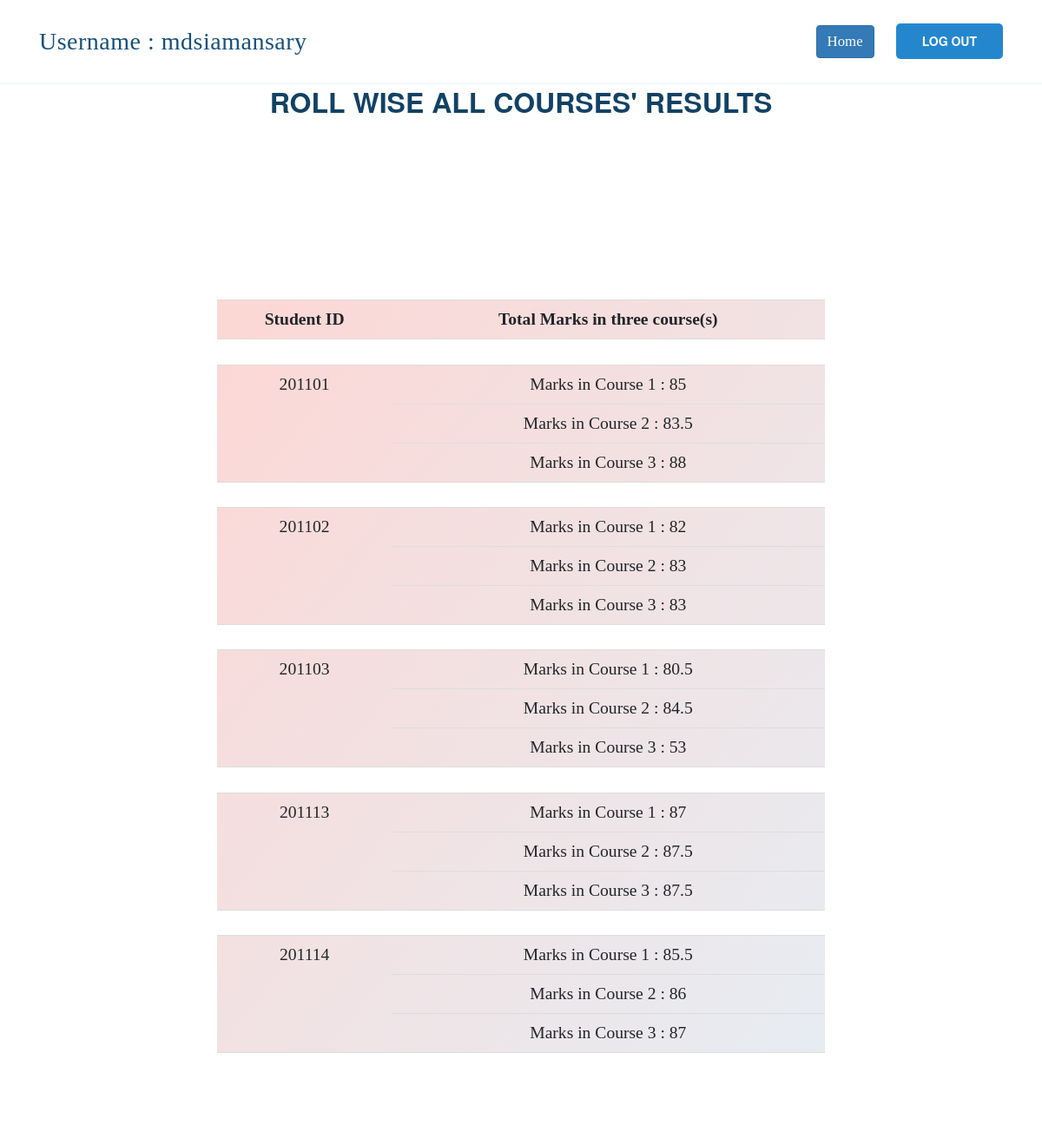
/rollwiseresults.php (signed in), run on the app's committed database.
### tables this page shows
CREATE TABLE `teachers_table` (
  `name` varchar(100) NOT NULL,
  `username` varchar(100) NOT NULL,
  `password` varchar(1000) NOT NULL,
  `email` varchar(100) NOT NULL
);

CREATE TABLE `marks_table` (
  `studentid` varchar(100) NOT NULL,
  `course1quizteacher1` varchar(100) NOT NULL,
  `course1finalteacher1` varchar(100) NOT NULL,
  `course1quizteacher2` varchar(100) NOT NULL,
  `course1finalteacher2` varchar(100) NOT NULL,
  `course2quizteacher1` varchar(100) NOT NULL,
  `course2finalteacher1` varchar(100) NOT NULL,
  `course2quizteacher2` varchar(100) NOT NULL,
  `course2finalteacher2` varchar(100) NOT NULL,
  `course3quizteacher1` varchar(100) NOT NULL,
  `course3finalteacher1` varchar(100) NOT NULL,
  `course3quizteacher2` varchar(100) NOT NULL,
  `course3finalteacher2` varchar(100) NOT NULL
);

### rollwiseresults.php (the view, shortened to what this page needs)
<?php
$user = $_SESSION['username'];
include_once('dbcon.php');
?>
<!DOCTYPE html>
<html lang="en">
<head>
  <link href="assets/vendor/bootstrap/css/bootstrap.min.css" rel="stylesheet">
  <link href="assets/vendor/icofont/icofont.min.css" rel="stylesheet">
  <link href="assets/vendor/boxicons/css/boxicons.min.css" rel="stylesheet">
  <link href="assets/vendor/remixicon/remixicon.css" rel="stylesheet">
  <link href="assets/vendor/venobox/venobox.css" rel="stylesheet">
  <link href="assets/vendor/owl.carousel/assets/owl.carousel.min.css" rel="stylesheet">
  <link href="assets/vendor/aos/aos.css" rel="stylesheet">
  <link href="assets/css/style.css" rel="stylesheet">
  <link href="//netdna.bootstrapcdn.com/bootstrap/3.0.0/css/bootstrap.min.css" rel="stylesheet" id="bootstrap-css">
</head>
<body>
  <header id="header" class="fixed-top">
    <div class="container d-flex align-items-center">
      <h1 style="font-family: LORA" class="logo mr-auto">
        <a href="home.php">
        <?php
          $con=mysqli_connect("127.0.0.1","root","","resultsubmissionfordualexaminar");
          $query="Select * from teachers_table where username='$user'";
          $result= mysqli_query($con,$query);
          while($row = mysqli_fetch_array($result))
          {
            echo "Username : ".$row["username"]."<br>";
          }
        ?>
        </a>
      </h1>
      <nav class="nav-menu d-none d-lg-block">
        <ul>
          <li><a id="navl1" href="home.php" class="btn btn-primary"
            style="font-family: Lora; font-size: 1.2em; color: white; font-style: bold">Home</a></li>
        </ul>
      </nav>
      <a id="logout" href="logout.php" class="get-started-btn scrollto">LOG OUT</a>
    </div>
  </header>
  <section id="intro" class="d-flex align-items-center">
    <div class="container position-relative" data-aos="fade-up" data-aos-delay="100">
      <div class="row justify-content-center">
        <div class="section-title">
          <h2 id="siteid">Roll wise all courses' results</h2>
        </div>
      </div>
    </div>
  </section>
  <section id="pagebody" class="pagebody">
    <div class="container" data-aos="fade-up">
      <div class="section-title" style="width: 70%; margin-right: auto;margin-left: auto;">
        <?php
          $sql = "SELECT * FROM marks_table order by studentid";
          $result = mysqli_query($conn, $sql);
          if (mysqli_num_rows($result) > 0)
          {
            echo "<div class='container>'";
            echo "<html><body><table id='courseoneresults' align = 'center' class=\"table table-hover\" style='max-width: 90%;'>\n";
            echo "<tr>";
            echo "<th class=\"text-center\"> Student ID </th>";
            echo "<th class=\"text-center\"> Total Marks in three course(s) </th>";
            echo "</tr>";
            echo "<tr class=\"blank_row\">";
            echo "<td colspan=\"2\"></td>";
            echo "</tr>";
            while($row = mysqli_fetch_assoc($result))
            {
                  $studentid_fromdb = $row['studentid'];
                  if(empty($row['course3quizteacher1']) || empty($row['course3quizteacher2']))
                  {
                    $msgcoursethree = "Marks in Course 3 : Both teachers have not entered results";
                  }
                  else
                  {
                    $quizmarkteacher1_fromdb = (float)$row['course3quizteacher1'];
                    $quizmarkteacher2_fromdb = (float)$row['course3quizteacher2'];
                    $finalmarkteacher1_fromdb = (float)$row['course3finalteacher1'];
                    $finalmarkteacher2_fromdb = (float)$row['course3finalteacher2'];
                    $teacher1marks = $quizmarkteacher1_fromdb + $finalmarkteacher1_fromdb;
                    $teacher2marks = $quizmarkteacher2_fromdb + $finalmarkteacher2_fromdb;
                    if(abs($teacher1marks - $teacher2marks) > 20)
                    {
                      $msgcoursethree = "Marks in Course 3 : Scripts should be rechecked.";
                    }
                    else
                    {
                      $studentmark = ($teacher2marks + $teacher1marks) / 2;
                      $msgcoursethree = "Marks in Course 3 : " . $studentmark;
                    }
                  }
                  if(empty($row['course1quizteacher1']) || empty($row['course1quizteacher2']))
                  {
                    $msgcourseone = "Marks in Course 1 : Both teachers have not entered results";
                  }
                  else
                  {
                    $quizmarkteacher1_fromdb = (float)$row['course1quizteacher1'];
                    $quizmarkteacher2_fromdb = (float)$row['course1quizteacher2'];
                    $finalmarkteacher1_fromdb = (float)$row['course1finalteacher1'];
                    $finalmarkteacher2_fromdb = (float)$row['course1finalteacher2'];
                    $teacher1marks = $quizmarkteacher1_fromdb + $finalmarkteacher1_fromdb;
                    $teacher2marks = $quizmarkteacher2_fromdb + $finalmarkteacher2_fromdb;
                    if(abs($teacher1marks - $teacher2marks) > 20)
                    {
                      $msgcourseone = "Marks in Course 1 : Scripts should be rechecked.";
                    }
                    else
                    {
                      $studentmark = ($teacher2marks + $teacher1marks) / 2;
                      $msgcourseone = "Marks in Course 1 : " . $studentmark;
                    }
                  }
                  if(empty($row['course2quizteacher1']) || empty($row['course2quizteacher2']))
                  {
                    $msgcoursetwo = "Marks in Course 2 : Both teachers have not entered results";
                  }
                  else
                  {
                    $quizmarkteacher1_fromdb = (float)$row['course2quizteacher1'];
                    $quizmarkteacher2_fromdb = (float)$row['course2quizteacher2'];
                    $finalmarkteacher1_fromdb = (float)$row['course2finalteacher1'];
                    $finalmarkteacher2_fromdb = (float)$row['course2finalteacher2'];
                    $teacher1marks = $quizmarkteacher1_fromdb + $finalmarkteacher1_fromdb;
                    $teacher2marks = $quizmarkteacher2_fromdb + $finalmarkteacher2_fromdb;
                    if(abs($teacher1marks - $teacher2marks) > 20)
                    {
                      $msgcoursetwo = "Marks in Course 2 : Scripts should be rechecked.";
                    }
                    else
                    {
                      $studentmark = ($teacher2marks + $teacher1marks) / 2;
                      $msgcoursetwo = "Marks in Course 2 : " . $studentmark;
                    }
                  }
                  echo "<tr>";
                  echo "<td rowspan=\"4\">". $studentid_fromdb . "</td>";
                  echo "</tr>";
                  echo "<tr>";
                  echo "<td>". $msgcourseone ."</td>";
                  echo "</tr>";
                  echo "<tr>";
                  echo "<td>". $msgcoursetwo ."</td>";
                  echo "</tr>";
                  echo "<tr>";
                  echo "<td>". $msgcoursethree ."</td>";
                  echo "</tr>";
                  echo "<tr class=\"blank_row\">";
                  echo "<td colspan=\"2\"></td>";
                  echo "</tr>";
            }
          }
          echo "\n</table></body></html>";
        ?>
</body>
</html>

### assets/css/style.css (style rules this page uses)
body { font-family: "Open Sans", sans-serif; color: #444444; }
a { color: #2487ce; }
h1, h2, h3, h4, h5, h6 { font-family: "Raleway", sans-serif; }
#header { transition: all 0.5s; background: #fff; z-index: 997; padding: 15px 0; border-bottom: 1px solid #e6f2fb; }
#header .logo { font-size: 28px; margin: 0; padding: 0; line-height: 1; font-weight: 300; letter-spacing: 0.5px; font-family: "Poppins", sans-serif; }
#header .logo a { color: #16507b; }
.nav-menu ul { margin: 0; padding: 0; list-style: none; }
.nav-menu > ul { display: flex; }
.nav-menu > ul > li { position: relative; white-space: nowrap; padding: 14px 0 14px 28px; }
.nav-menu a { display: block; position: relative; color: #124265; transition: 0.3s; font-size: 14px; font-family: "Open Sans", sans-serif; }
.get-started-btn { margin-left: 25px; background: #2487ce; color: #fff; border-radius: 5px; padding: 10px 30px 11px 30px; white-space: nowrap; transition: 0.3s; font-size: 14px; font-weight: 600; display: inline-block; }
.mobile-nav { position: fixed; top: 55px; right: 15px; bottom: 15px; left: 15px; z-index: 9999; overflow-y: auto; background: #fff; transition: ease-in-out 0.2s; opacity: 0; visibility: hidden; border-radius: 10px; padding: 10px 0; }
.mobile-nav * { margin: 0; padding: 0; list-style: none; }
.mobile-nav a { display: block; position: relative; color: #124265; padding: 10px 20px; font-weight: 500; outline: none; }
section { padding: 80px 0; }
.section-title { text-align: center; padding-bottom: 30px; }
.section-title h2 { font-size: 32px; font-weight: bold; text-transform: uppercase; margin-bottom: 20px; padding-bottom: 0; color: #124265; }

### rollwiseresults.php (style rules this page uses)
table { background-image: linear-gradient(to bottom right, rgb(252, 215, 212), rgb(230, 236, 242)); border: none; align-self: center; font-family: lora; font-size: 1.4em; text-align: center; }
.blank_row { height: 1.5em; background-color: white; }

### data on the page
teachers_table: username "mdsiamansary"
marks_table: studentid "201101", msgcourseone "Marks in Course 1 : 85", msgcoursetwo "Marks in Course 2 : 83.5", msgcoursethree "Marks in Course 3 : 88"
marks_table: studentid "201102", msgcourseone "Marks in Course 1 : 82", msgcoursetwo "Marks in Course 2 : 83", msgcoursethree "Marks in Course 3 : 83"
marks_table: studentid "201103", msgcourseone "Marks in Course 1 : 80.5", msgcoursetwo "Marks in Course 2 : 84.5", msgcoursethree "Marks in Course 3 : 53"
marks_table: studentid "201113", msgcourseone "Marks in Course 1 : 87", msgcoursetwo "Marks in Course 2 : 87.5", msgcoursethree "Marks in Course 3 : 87.5"
marks_table: studentid "201114", msgcourseone "Marks in Course 1 : 85.5", msgcoursetwo "Marks in Course 2 : 86", msgcoursethree "Marks in Course 3 : 87"
